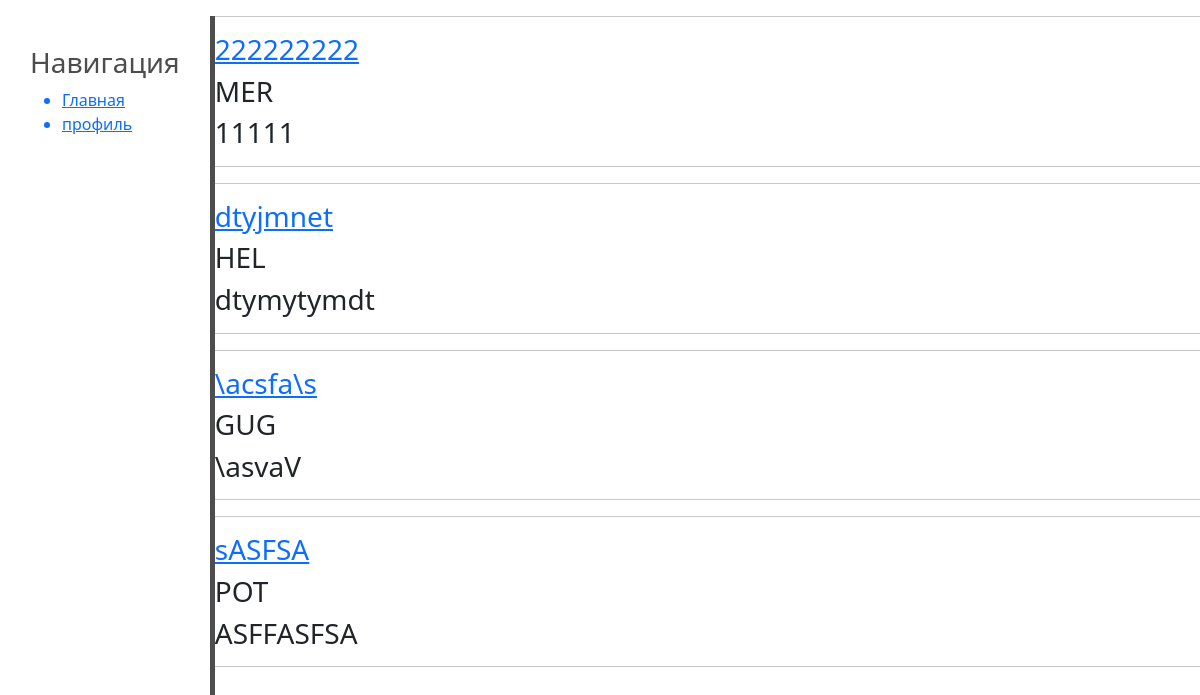
Before: /bulletin_board/ with the older database file.
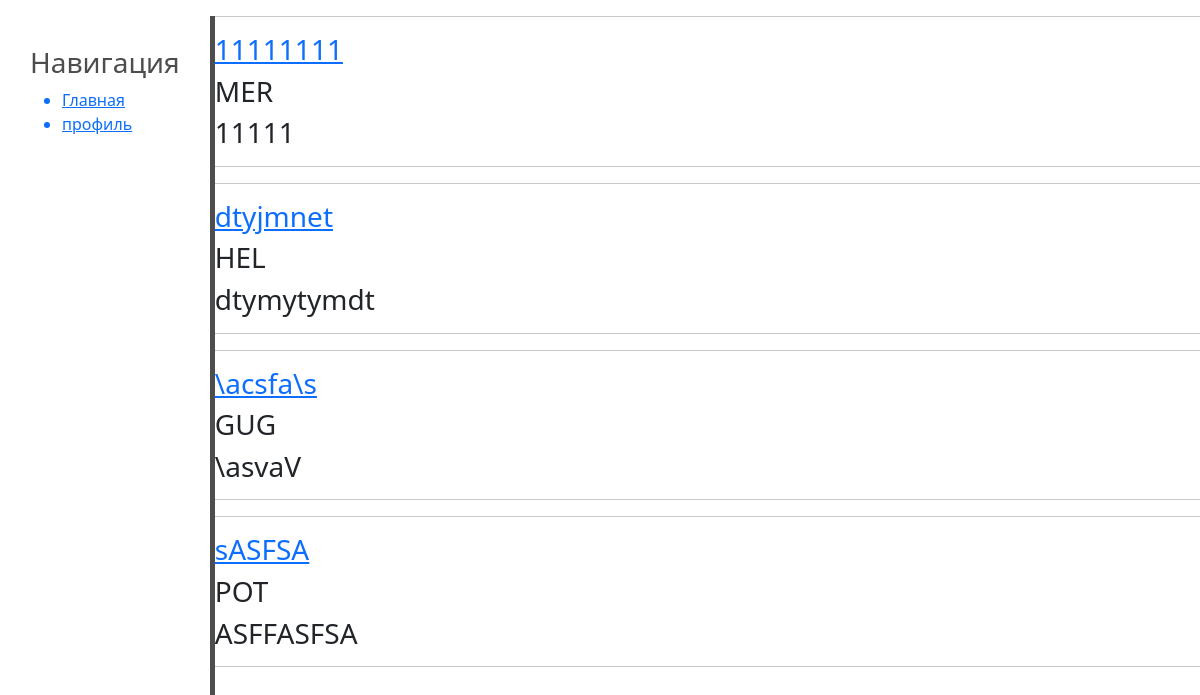
After: the same page with the newer database file.
### board/models.py (models this page shows)
class Posts(models.Model):
    user = models.ForeignKey(User, on_delete=models.CASCADE, null=True, related_name='posts')
    category = models.CharField('Категория', max_length=3, choices=CAT)
    date_time = models.DateTimeField('Дата и время', auto_now=True)
    heading = models.CharField('Заголовок', max_length=250)
    text = models.TextField('Текст')

### board/views.py (the view)
# urls.py: path('', BBPosts.as_view(), name='bbposts_list'),
class BBPosts(ListView):
    model = Posts
    template_name = 'flatpages/board_list.html'
    context_object_name = 'posts'

### board/templates/flatpages/board_list.html (shortened to what this page needs)
{% extends 'flatpages/default.html' %}
{% block content %}
{% for post in posts %}
<hr>
<a href="{{ post.id }}/"><h3>{{ post.heading }}</h3></a>
<h3>{{ post.category }}</h3>
<h3>{{ post.text }}</h3>
<hr>
{% endfor %}
{% endblock %}

### board/templates/flatpages/default.html (shortened to what this page needs)
{% load static %}
<!doctype html>
<html lang="en" xmlns="http://www.w3.org/1999/html">
<head>
    <link rel="stylesheet" href="https://cdn.jsdelivr.net/npm/bootstrap@5.3.3/dist/css/bootstrap.min.css">
    <link rel="stylesheet" href="{% static 'css/board.css' %}">
</head>
<body>
    <aside>
        <h3>Навигация</h3>
        <ul>
            <a href="/bulletin_board/"><li>Главная</li></a>
            <a href="{% url 'private' %}"><li>профиль</li></a>
        </ul>
    </aside>
    <main>
            {% block content %}
            {% endblock %}
    </main>
</body>
</html>

### board/static/css/board.css (style rules this page uses)
aside { float: left; background: #181818: width: 20%; padding: 2.5%; height: 100vh; color: #4d4d4d; border-right: 5px solid #4d4d4d; }

Changed rows visible on the page:
changed Posts "MER": heading "222222222" → "11111111"
